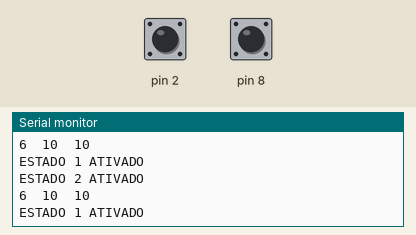
This sketch was run on a simulated Arduino Uno, built with avr-gcc and run on an emulated ATmega328P. Parts: the last lines printed to the serial monitor. The inputs (shaded band) are chosen by the test bench; at power-on: pin 2 HIGH, pin 8 HIGH.

Above: at 1.2 s.
1.3 s: pin 2 pulled LOW for 0.15 s
4.4 s: pin 8 pulled LOW for 0.15 s
7.5 s: pin 2 pulled LOW for 1 s
At 8.5 s:
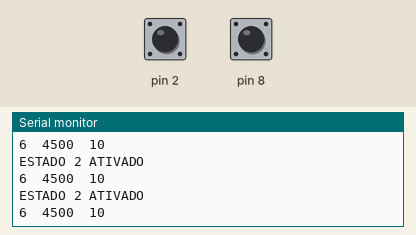
11.5 s: pin 8 pulled LOW for 1 s
At 12.1 s:
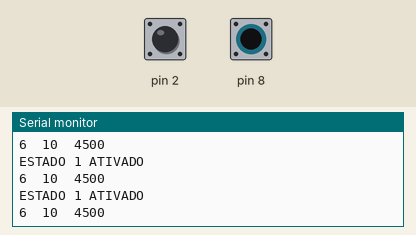
15.5 s: pin 2 pulled LOW for 0.15 s
18.6 s: pin 8 pulled LOW for 0.15 s
Timing chart, 0 to 21.6 s (numbered marks = the images above; inputs shaded):
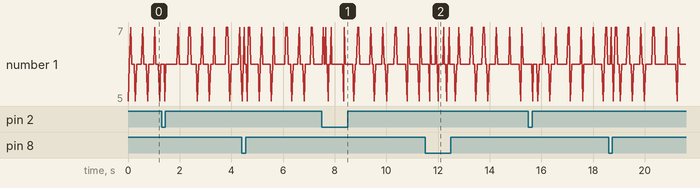

The sketch:

CapacitiveSensorSketch.ino
```cpp
#include <CapacitiveSensor.h>

/*
 * CapitiveSense Library Demo Sketch
 * Paul Badger 2008
 * Uses a high value resistor e.g. 10M between send pin and receive pin
 * Resistor effects sensitivity, experiment with values, 50K - 50M. Larger resistor values yield larger sensor values.
 * Receive pin is the sensor pin - try different amounts of foil/metal on this pin
 */
boolean state1=false;
boolean state2=false;
boolean state3=false;
long antigo1;
long antigo2;
//long total1=0;
//long total3=0;
CapacitiveSensor   cs_4_2 = CapacitiveSensor(4,2);        // 10M resistor between pins 4 & 2, pin 2 is sensor pin, add a wire and or foil if desired
//CapacitiveSensor   cs_4_6 = CapacitiveSensor(4,6);        // 10M resistor between pins 4 & 6, pin 6 is sensor pin, add a wire and or foil
CapacitiveSensor   cs_4_8 = CapacitiveSensor(4,8);        // 10M resistor between pins 4 & 8, pin 8 is sensor pin, add a wire and or foil

void setup()
{
   cs_4_2.set_CS_AutocaL_Millis(0xFFFFFFFF);     // turn off autocalibrate on channel 1 - just as an example
   Serial.begin(9600);
}

void loop()
{
 //  cs_4_2.set_CS_AutocaL_Millis(0xFFFFFFFF);
  //  long antigo1=cs_4_2.capacitiveSensor(30);
 //   long antigo2=cs_4_8.capacitiveSensor(30);
 //   delay(1000);
    long start = millis();
    long total1 =  cs_4_2.capacitiveSensor(30);
 //   long total2 =  cs_4_6.capacitiveSensor(30);
    long total3 =  cs_4_8.capacitiveSensor(30);
    Serial.print(millis() - start);        // check on performance in milliseconds
    Serial.print("\t");                    // tab character for debug windown spacing

// Serial.print("Antigo1  ");
//    Serial.print(antigo1);                  // print sensor output 1
//    Serial.print("\t");
    Serial.print(total1);                  // print sensor output 1
    Serial.print("\t");
  //  Serial.print(total2);                  // print sensor output 2
  //  Serial.print("\t");
//  Serial.print("Antigo2  ");
//    Serial.print(antigo2);                  // print sensor output 1
 //   Serial.print("\t");
    Serial.println(total3);                // print sensor output 3
   if(total1<200){
     state1=true;
     Serial.println("ESTADO 1 ATIVADO");
   }
      if(total3<200){
     state2=true;
     Serial.println("ESTADO 2 ATIVADO");
   }

    delay(10);                             // arbitrary delay to limit data to serial port
}
```

Measured:
- after the input at 7.5 s, the serial monitor: prints a new line after 0.06 s (image 1)
- after the input at 11.5 s, the serial monitor: prints a new line after 0.05 s (image 2)
